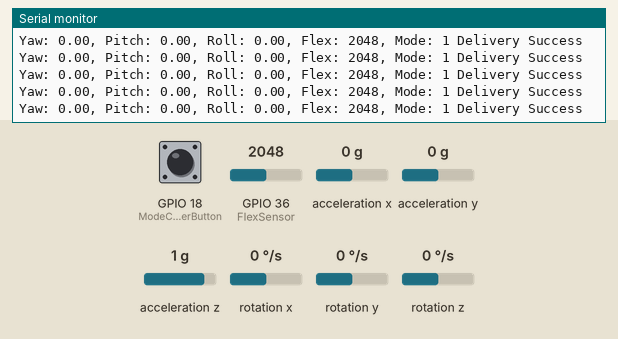
Recording of a sketch running on a simulated ESP32. Parts: the last lines printed to the serial monitor. The test bench sets the inputs (shaded band); at power-on: GPIO 36 (FlexSensor) = 2048, GPIO 18 (ModeChangerButton) LOW, acceleration x 0 g, acceleration y 0 g, acceleration z 1 g, rotation x 0 °/s, rotation y 0 °/s, rotation z 0 °/s.

Above: at 4.7 s.
4.8 s: GPIO 36 (FlexSensor) set to 1039
At 5.5 s:
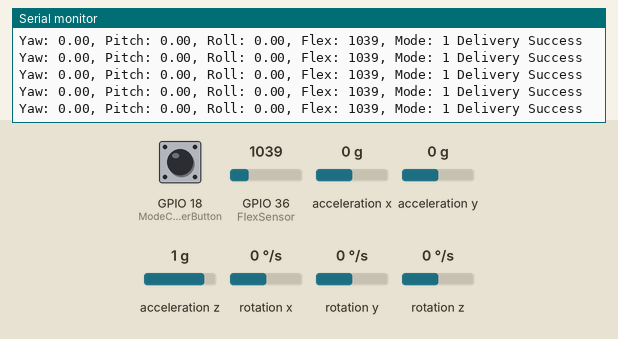
6.3 s: GPIO 36 (FlexSensor) set to 968
At 6.9 s:
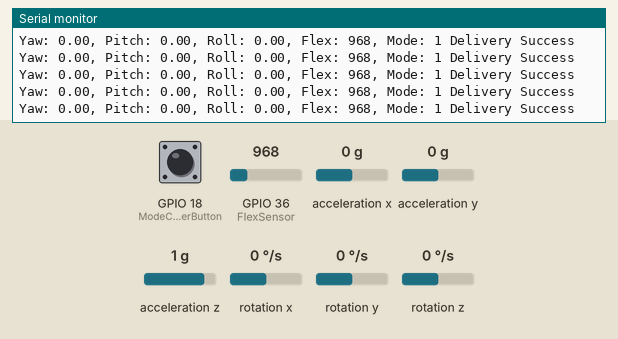
Timing chart, 0 to 9.3 s (numbered marks = the images above; inputs shaded):
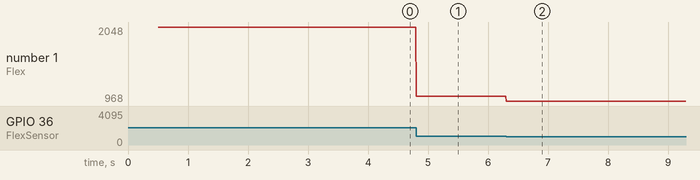

Measured:
- after the input at 4.8 s, the serial monitor: prints a new line at once (image 1)
- after the input at 6.3 s, the serial monitor: prints a new line at once (image 2)
- plotted number 1: 2048 → 1039 after the input at 4.8 s, 1039 → 968 after the input at 6.3 s

The sketch:

ESP32Sender.ino
```cpp
// (licence header left out)
#include <I2Cdev.h>
#include <esp_now.h>
#include <WiFi.h>
#include "MPU6050_6Axis_MotionApps612.h"
#include <Wire.h>

MPU6050 mpu;

#define ModeChangerButton 18
#define FlexSensor 36

// MPU control/status vars
bool dmpReady = false;  // set true if DMP init was successful
uint8_t devStatus;      // return status after each device operation (0 = success, !0 = error)
uint16_t packetSize;    // expected DMP packet size (default is 42 bytes)
uint8_t fifoBuffer[64]; // FIFO storage buffer

// orientation/motion vars
Quaternion q;           // [w, x, y, z]         quaternion container
VectorFloat gravity;    // [x, y, z]            gravity vector
float ypr[3];           // [yaw, pitch, roll]   yaw/pitch/roll container and gravity vector

//*****      STRUCT       *****//
typedef struct Data
{
  int mode_id;
  int flexValue;
  float yaw;
  float pitch;
  float roll;
} Data;

Data DataToSent;

// RECEIVER'S MAC Address
uint8_t broadcastAddress[] = {0xD4, 0x8A, 0xFC, 0xC8, 0x00, 0x30};

// Create peer interface
esp_now_peer_info_t peerInfo;

// callback when data is sent
void OnDataSent(const uint8_t *mac_addr, esp_now_send_status_t status)
{
  Serial.print(status == ESP_NOW_SEND_SUCCESS ? "Delivery Success" : "Delivery Fail");
}

void setup() {

  // Initialize I2C communication
  Wire.begin();
  Wire.setClock(400000);  // 400kHz I2C clock

  Serial.begin(115200);
  while (!Serial);

  mpu.initialize();

  pinMode(ModeChangerButton, INPUT);
  // Check if MPU6050 is connected
  Serial.println(mpu.testConnection() ? F("MPU6050 connection successful") : F("MPU6050 connection failed"));

  // Initialize DMP (Digital Motion Processor)
  devStatus = mpu.dmpInitialize();

  // Set offsets (calibration)
  mpu.setXGyroOffset(22);
  mpu.setYGyroOffset(48);
  mpu.setZGyroOffset(29);
  mpu.setXAccelOffset(-1242);
  mpu.setYAccelOffset(2076);
  mpu.setZAccelOffset(962);

  // Check DMP initialization
  if (devStatus == 0) {
    //    mpu.CalibrateAccel(6);
    //    mpu.CalibrateGyro(6);
    Serial.println();
    mpu.PrintActiveOffsets();
    Serial.println(F("Enabling DMP..."));
    mpu.setDMPEnabled(true);
    dmpReady = true;
    packetSize = mpu.dmpGetFIFOPacketSize();
  } else {
    Serial.print(F("DMP Initialization failed (code "));
    Serial.print(devStatus);
    Serial.println(F(")"));
    while (1);  // Halt execution if initialization fails
  }

  WiFi.mode(WIFI_STA);

  // Initialize ESP-NOW
  if (esp_now_init() != ESP_OK) {
    Serial.println("Error initializing ESP-NOW");
    return;
  }

  // Register for send callback
  esp_now_register_send_cb(OnDataSent);

  // Register peer
  memcpy(peerInfo.peer_addr, broadcastAddress, 6);
  peerInfo.channel = 0;
  peerInfo.encrypt = false;

  if (esp_now_add_peer(&peerInfo) != ESP_OK) {
    Serial.println("Failed to add peer");
    return;
  }
}

void loop() {
  if (!dmpReady) return;

  if (mpu.dmpGetCurrentFIFOPacket(fifoBuffer)) {
    mpu.dmpGetQuaternion(&q, fifoBuffer);
    mpu.dmpGetGravity(&gravity, &q);
    mpu.dmpGetYawPitchRoll(ypr, &q, &gravity);

    // Change mode based on button press
    DataToSent.mode_id = digitalRead(ModeChangerButton) == HIGH ? 0 : 1;
    DataToSent.flexValue = analogRead(FlexSensor);

    // Convert radians to degrees
    DataToSent.yaw = ypr[0];
    DataToSent.pitch = ypr[1];
    DataToSent.roll = ypr[2];

    if (abs(DataToSent.pitch) > 1.3 && abs(DataToSent.roll) > 0.7) {  // Sensor is roughly upside down
      DataToSent.pitch = 0.0;
      DataToSent.roll = 0.0;
    } else {
      // Apply normal filtering/clamping logic when not upside down
      DataToSent.pitch = constrain(DataToSent.pitch, -1,1);
      DataToSent.roll = constrain(DataToSent.roll, -1,1);
    }


    // Print sensor data
    Serial.printf("\nYaw: %.2f, Pitch: %.2f, Roll: %.2f, Flex: %d, Mode: %d ",
                  DataToSent.yaw, DataToSent.pitch, DataToSent.roll, DataToSent.flexValue , DataToSent.mode_id);

    // Send data via ESP-NOW
    esp_err_t result = esp_now_send(broadcastAddress, (uint8_t *)&DataToSent, sizeof(DataToSent));
    if (result != ESP_OK) {
      Serial.printf("Error sending data: %d ", result);
    }
  }
}
```
